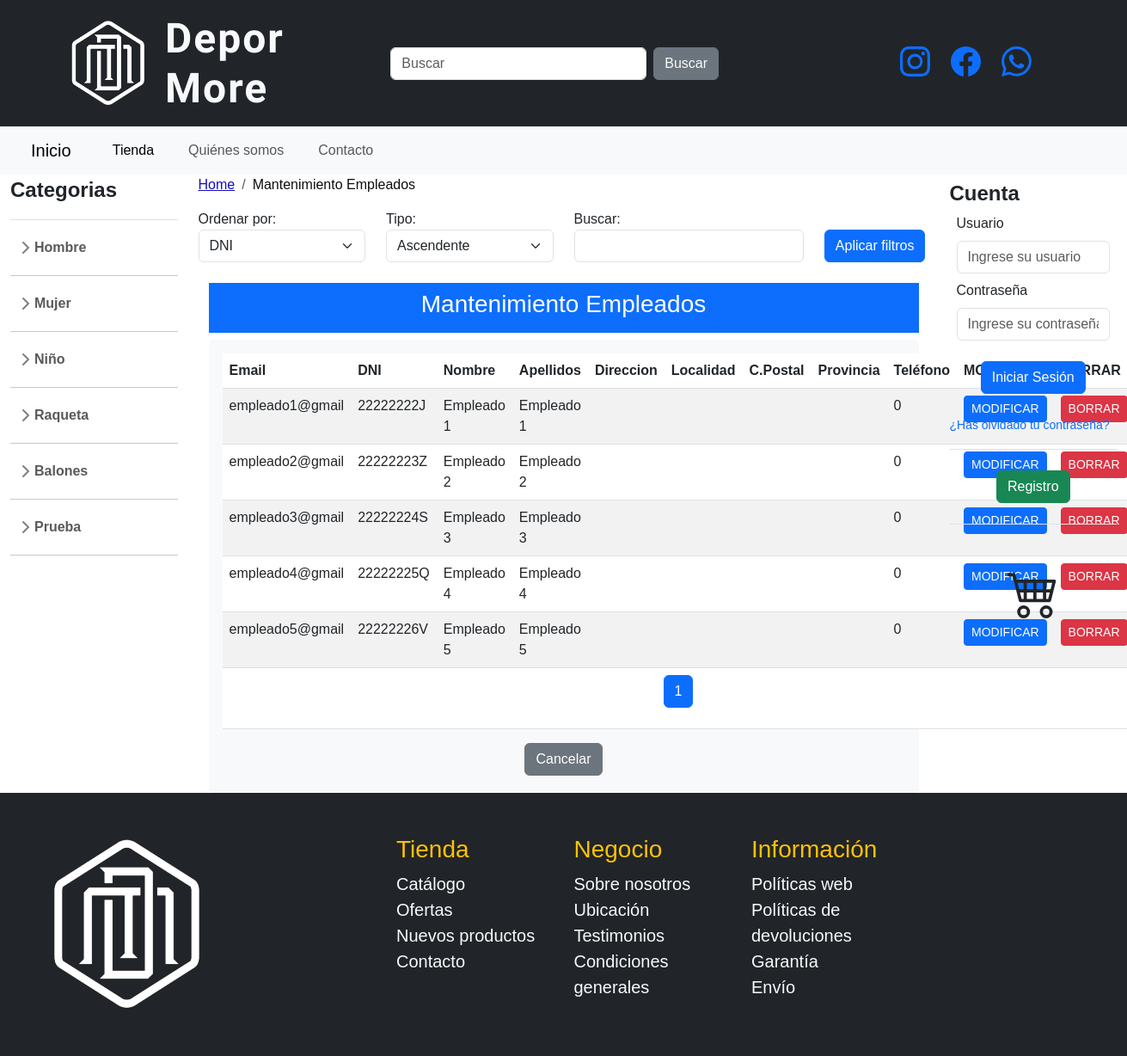
Screenshot of /index.php?page=mantenimientoEmpleados with the database file from the repository.
### tables this page shows
CREATE TABLE `categorias` (
  `id_cat` int(11) NOT NULL,
  `cod_cat` varchar(5) NOT NULL,
  `nom_cat` varchar(30) NOT NULL,
  `cod_sub` varchar(5) NOT NULL,
  `nom_sub` varchar(30) NOT NULL,
  `activo` enum('S','N') DEFAULT 'S'
);

CREATE TABLE `usuarios` (
  `id` int(5) NOT NULL,
  `dni` varchar(9) NOT NULL,
  `nombre` varchar(30) NOT NULL,
  `apellidos` varchar(50) NOT NULL,
  `direccion` varchar(50) NOT NULL,
  `localidad` varchar(30) NOT NULL,
  `cpostal` varchar(5) NOT NULL,
  `provincia` varchar(30) NOT NULL,
  `telefono` int(9) NOT NULL,
  `rol` enum('cliente','empleado','administrador') NOT NULL,
  `email` varchar(80) NOT NULL,
  `password` varchar(200) NOT NULL,
  `activo` enum('S','N') NOT NULL
);

### pagina/lateral_izq.php (called while the page is built)
<?php
$categorias = include './php/lateral_izquierdo.php';
?>

### usuarios/consulta_empleados.php (called while the page is built, shortened)
<?php
$conexionDB = new ConexionDB(DB_HOST, DB_USER, DB_PASS, DB_NAME);
$conn = $conexionDB->obtenerConexion();
$sql = "SELECT * FROM usuarios WHERE activo = 'S' AND rol = 'empleado'";
$resultado = $conn->query($sql);
if ($resultado->num_rows > 0) {
    $usuarios = array();
    while ($fila = $resultado->fetch_assoc()) {
        $usuarios[] = $fila;
    }
} else {
    $usuarios = array();
}
return $usuarios;
?>

### usuarios/mantenimientoEmpleados.php (the view, shortened to what this page needs)
<?php include './pagina/breadcrumb.php'; ?>
<?php echo $breadcrumbs;
?>
<form action="index.php?page=mantenimientoEmpleados" method="POST">
    <div class="row mb-3">
        <div class="col-md-3">
            <label for="ordenar">Ordenar por:</label>
            <select name="ordenar" class="form-select">
                <option value="dni">DNI</option>
            </select>
        </div>
        <div class="col-md-3">
            <label for="tipo">Tipo:</label>
            <select name="tipo" class="form-select">
                <option value="asc">Ascendente</option>
            </select>
        </div>
        <div class="col-md-4">
            <label for="buscar">Buscar:</label>
            <input type="text" name="buscar" class="form-control">
        </div>
        <div class="col-md-2">
            <button type="submit" class="btn btn-primary mt-4">Aplicar filtros</button>
        </div>
    </div>
</form>
<div class="container mt-4">
    <div class="row justify-content-center">
        <div class="col-md-12">
            <div class="bg-primary text-white p-2 mb-2 text-center">
                <h3>Mantenimiento Empleados</h3>
            </div>
            <div class="bg-light p-3 rounded">
                <table class="table table-striped table-striped-custom">
                    <thead>
                        <tr>
                            <th>Email</th>
                            <th>DNI</th>
                            <th>Nombre</th>
                            <th>Apellidos</th>
                            <th>Direccion</th>
                            <th>Localidad</th>
                            <th>C.Postal</th>
                            <th>Provincia</th>
                            <th>Teléfono</th>
                            <th>MODIFICAR</th>
                            <th>BORRAR</th>
                        </tr>
                    </thead>
                    <tbody>
                        <?php
                        include 'consulta_empleados.php';
                        $usuarios_por_pagina = 10;
                        $total_usuarios = count($usuarios);
                        $pagina_actual = isset($_GET['pagina']) ? $_GET['pagina'] : 1;
                        $indice_inicio = ($pagina_actual - 1) * $usuarios_por_pagina;
                        $indice_fin = min($indice_inicio + $usuarios_por_pagina, $total_usuarios);
                        for ($i = $indice_inicio; $i < $indice_fin; $i++) {
                            $usuario = $usuarios[$i];
                            echo '<tr>';
                            echo '<td>' . $usuario['email'] . '</td>';
                            echo '<td>' . $usuario['dni'] . '</td>';
                            echo '<td>' . $usuario['nombre'] . '</td>';
                            echo '<td>' . $usuario['apellidos'] . '</td>';
                            echo '<td>' . $usuario['direccion'] . '</td>';
                            echo '<td>' . $usuario['localidad'] . '</td>';
                            echo '<td>' . $usuario['cpostal'] . '</td>';
                            echo '<td>' . $usuario['provincia'] . '</td>';
                            echo '<td>' . $usuario['telefono'] . '</td>';
                            echo '<td>';
                            echo '<form action="index.php?page=modificarEmpleado" method="POST">';
                            echo '<button type="submit" class="btn btn-primary btn-sm" name="modificar">MODIFICAR</button>';
                            echo '</form>';
                            echo '</td>';
                            echo '<td>';
                            echo '<form action="index.php?page=borrarEmpleado" method="POST">';
                            echo '<button type="submit" class="btn btn-danger btn-sm" name="borrar">BORRAR</button>';
                            echo '</form>';
                            echo '</td>';
                        }
                        $total_paginas = ceil($total_usuarios / $usuarios_por_pagina);
                        ?>
                        <tr>
                            <td colspan="12">
                                <nav aria-label="Page navigation example">
                                    <ul class="pagination justify-content-center">
                                        <?php for ($pagina = 1; $pagina <= $total_paginas; $pagina++) : ?>
                                            <li class="page-item <?php echo ($pagina == $pagina_actual) ? 'active' : ''; ?>">
                                                <a class="page-link" href="index.php?page=mantenimientoEmpleados&pagina=<?php echo $pagina; ?>"><?php echo $pagina; ?></a>
                                            </li>
                                        <?php endfor; ?>
                                    </ul>
                                </nav>
                            </td>
                        </tr>
                    </tbody>
                </table>
                <div class="d-grid gap-2 d-md-flex justify-content-md-center mb-1">
                    <a href="index.php?page=usuarios" class="btn btn-secondary">Cancelar</a>
                </div>
            </div>
        </div>
    </div>
</div>

### php/lateral_izquierdo.php (shortened to what this page needs)
<?php
$conexionDB = new ConexionDB(DB_HOST, DB_USER, DB_PASS, DB_NAME);
$conn = $conexionDB->obtenerConexion();
$sql = "SELECT * FROM categorias WHERE activo = 'S' ORDER BY cod_cat, cod_sub";
$resultado = $conn->query($sql);
$categorias = array();
if ($resultado->num_rows > 0) {
    while ($fila = $resultado->fetch_assoc()) {
        $categoria = $fila['nom_cat'];
        $subcategoria = $fila['nom_sub'];
        $categorias[$categoria][] = $subcategoria;
    }
}
echo '<a class="d-flex align-items-center pb-3 mb-3 link-dark text-decoration-none border-bottom">';
echo '<span class="fs-4 fw-semibold">Categorias</span>';
echo '</a>';
echo '<ul class="list-unstyled ps-0">';
foreach ($categorias as $categoria => $subcategorias) {
    echo '<li class="mb-1">';
    echo '<button class="btn btn-toggle align-items-center rounded collapsed" data-bs-toggle="collapse" data-bs-target="#' . strtolower(str_replace(' ', '-', $categoria)) . '-collapse" aria-expanded="false">' . $categoria . '</button>';
    echo '</li>';
    echo '<hr class="d-none d-sm-block" >';
}
echo '</ul>';
?>

### css/styles.css (style rules this page uses)
body { margin: 0; padding: 0; font-family: 'Arial', sans-serif; box-sizing: border-box; }
.table-striped-custom tbody tr:nth-child(4n+2) { background-color: #916464; }
.table-striped-custom tbody tr:nth-child(4n+3) { background-color: #e6e6e6; }

### sidebars.css (style rules this page uses)
body { min-height: 100vh; min-height: -webkit-fill-available; }
html { height: -webkit-fill-available; }
.btn-toggle { display: inline-flex; align-items: center; padding: .25rem .5rem; font-weight: 600; color: rgba(0, 0, 0, .65); background-color: transparent; border: 0; }
.btn-toggle::before { width: 1.25em; line-height: 0; transition: transform .35s ease; transform-origin: .5em 50%; }
.fw-semibold { font-weight: 600; }

### rows the page displays
categorias: nom_cat "Prueba"
usuarios: email "empleado1@gmail", dni "22222222J", nombre "Empleado 1", apellidos "Empleado 1", telefono "0"
usuarios: email "empleado2@gmail", dni "22222223Z", nombre "Empleado 2", apellidos "Empleado 2", telefono "0"
usuarios: email "empleado3@gmail", dni "22222224S", nombre "Empleado 3", apellidos "Empleado 3", telefono "0"
usuarios: email "empleado4@gmail", dni "22222225Q", nombre "Empleado 4", apellidos "Empleado 4", telefono "0"
usuarios: email "empleado5@gmail", dni "22222226V", nombre "Empleado 5", apellidos "Empleado 5", telefono "0"

### other values shown
$categoria "Hombre"
$categoria "Mujer"
$categoria "Niño"
$categoria "Raqueta"
$categoria "Balones"
$label "Mantenimiento Empleados"
